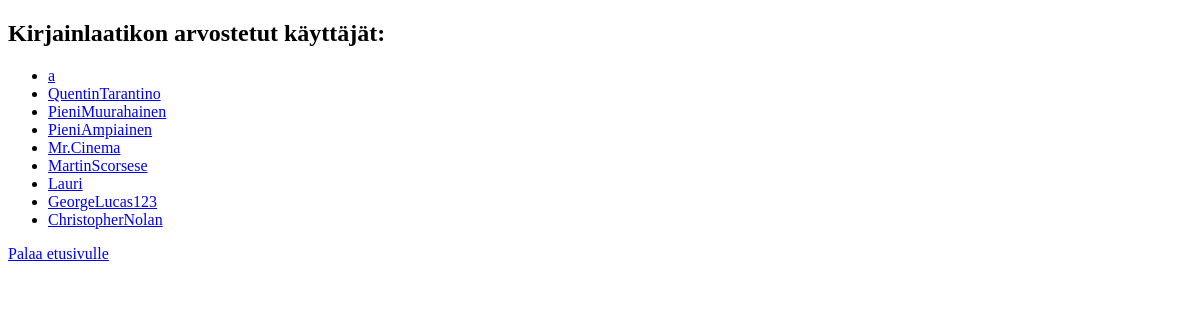
The app's page /all_users, older data.
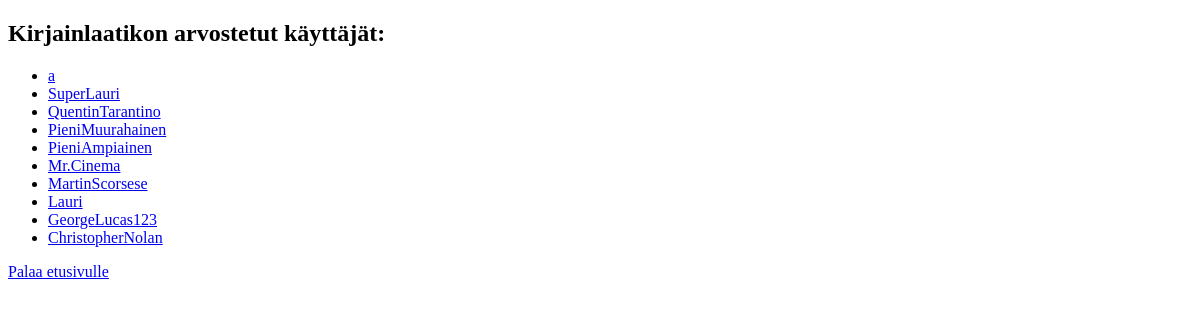
The same page, newer data.
### tables this page shows
CREATE TABLE users (
    id INTEGER PRIMARY KEY,
    username TEXT UNIQUE,
    password_hash TEXT
);

### app.py (the view)
@app.route("/all_users")
def all_users():
    guys = users.fetch_users()
    return render_template("all_users.html", users=guys)

### db.py (called while the page is built)
def get_connection():
    con = sqlite3.connect("database.db")
    con.execute("PRAGMA foreign_keys = ON")
    con.row_factory = sqlite3.Row
    return con

def query(sql, params=[]):
    con = get_connection()
    result = con.execute(sql, params).fetchall()
    con.close()
    return result

### users.py (called while the page is built)
def fetch_users():
    sql = """SELECT username, id
            FROM users
            ORDER BY username DESC"""
    res = db.query(sql)
    return res if res else None

### templates/all_users.html (shortened to what this page needs)
<!DOCTYPE html>
<html>
<head>
</head>
<body>
    <h2>
        Kirjainlaatikon arvostetut käyttäjät:
    </h2>
    {% if users %}
    <ul>
        {% for user in users %}
        <li><a href="/show_user/{{ user.id }}">{{ user.username }}</a></li>
        {% endfor %}
    </ul>
    {% else %}
    <p>
        Ei käyttäjiä (vielä?)
    </p>
    {% endif %}
    <p>
        <a href="/">Palaa etusivulle</a>
    </p>
</body>
</html>

Row changes from the older to the newer data that the page shows:
added users: username "SuperLauri"
